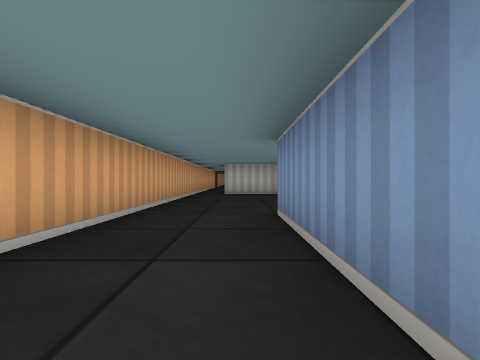
view 1 (above)

18 first-person views from a walk through a cub3D ray-caster map. The camera is about half as high as the walls, looks level and sees 85° across. The floor is counted in squares. Each view is taken from the middle of a square. On the plan, view 1 faces up. The plan holds only what a view shows up to about 9 squares ahead; the rest is blank. The place goes on beyond the plan.

view 2
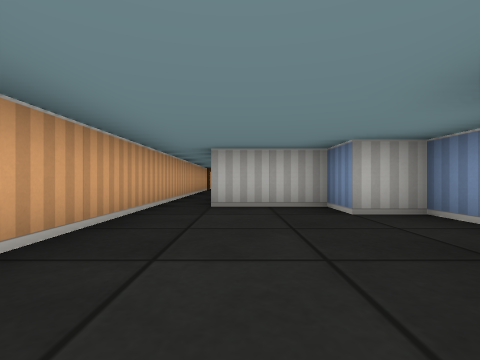

view 3
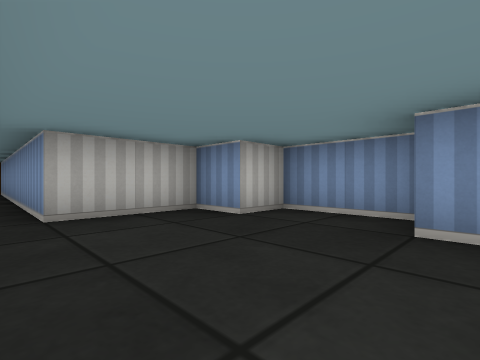

view 4
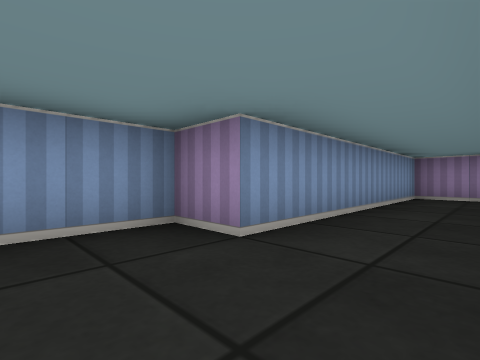

view 5
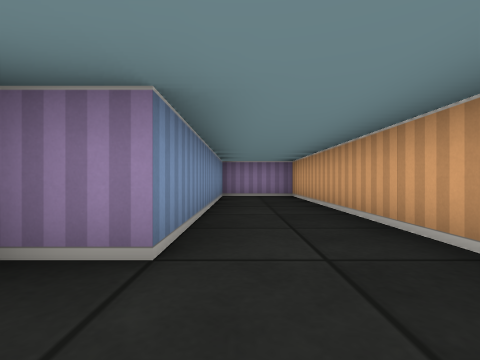

view 6
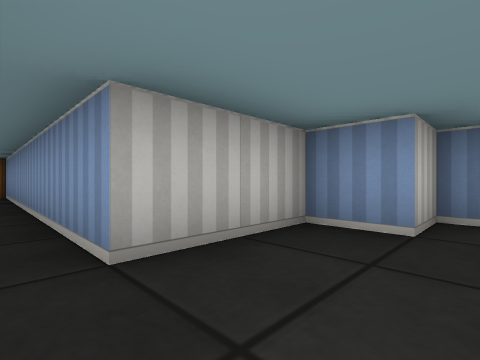

view 7
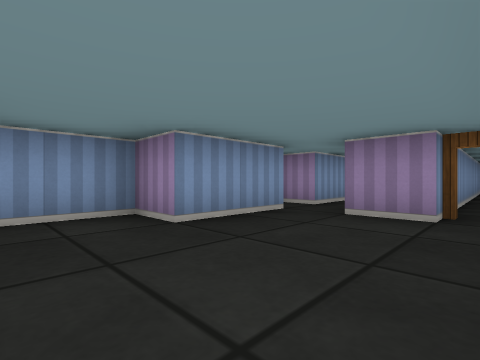

view 8
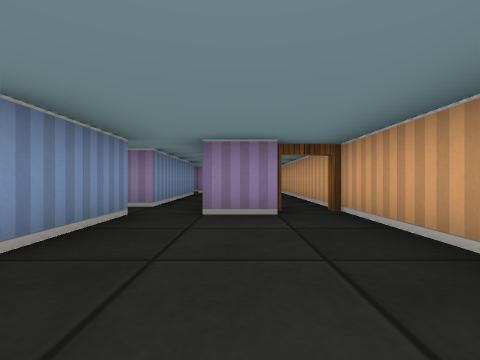

view 9
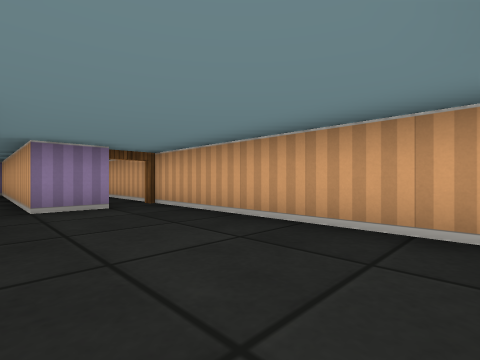

view 10
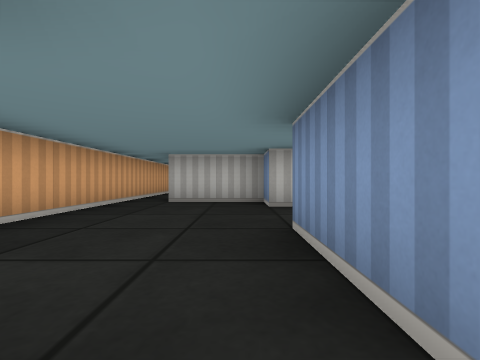

view 11
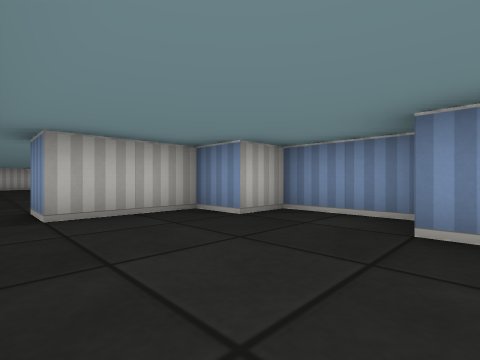

view 12
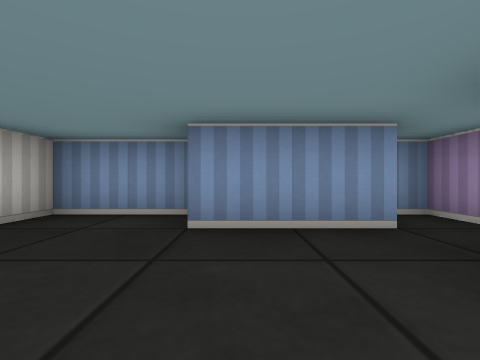

view 13
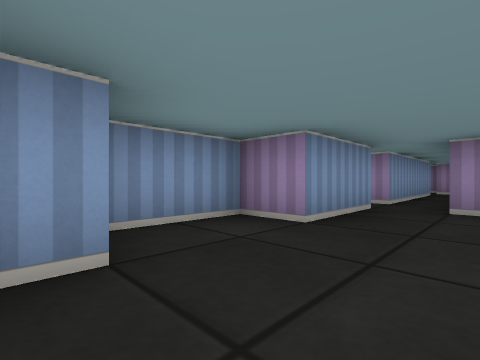

view 14
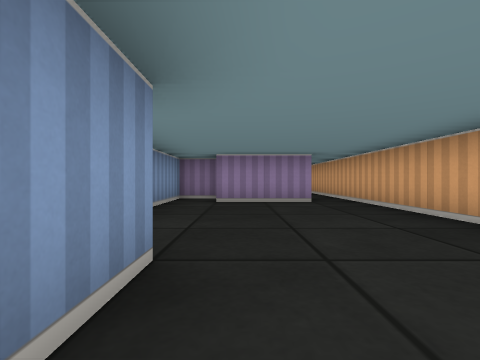

view 15
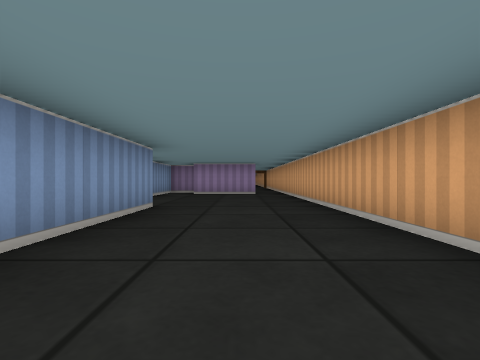

view 16
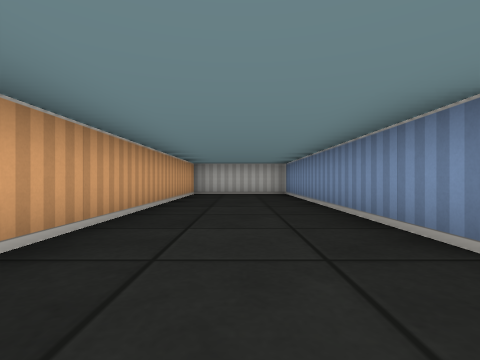

view 17
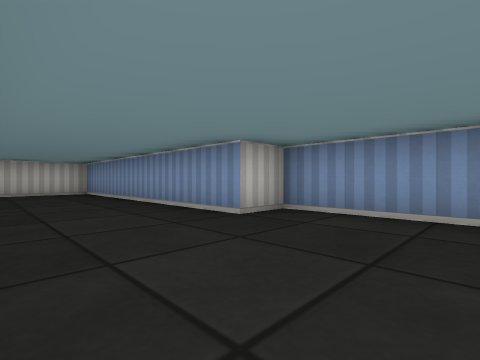

view 18
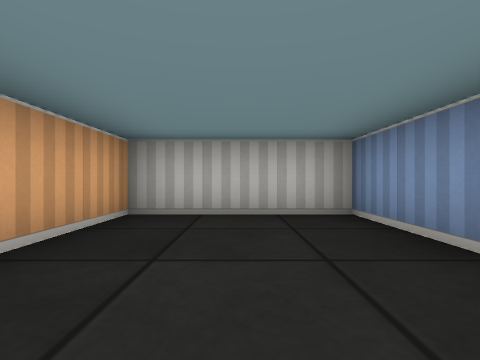

### Floor plan
Points are (right, up) in squares from view 1. A wall is a line through its corners. A room is listed if a view was taken in it or the views show most of it. See-through windows are left out.
Room 1 (views 1, 2, 3, 4, 5, 6)
walls: (2.5, 5.6) (2.5, 7.5) (1.5, 7.5) (1.5, 8.5) (-0.5, 8.5) (-0.5, 16.5); (-1.5, 16) (-1.5, -2.5) (0.5, -2.5) (0.5, 3.5) (1.5, 3.5) (1.5, 5.5)
ways out: open door at (-1, 16) to room 2
Room 2 (views 7, 8, 9, 10, 11, 12, 13)
walls: (-0.5, 16.5) (0.5, 16.5) (0.5, 15.5); (1.5, 16.5) (1.5, 18.5) (2.5, 18.5) (2.5, 20.5) (1.5, 20.5) (1.5, 21.5) (-0.5, 21.5) (-0.5, 22.5); (-1.5, 22.5) (-1.5, 16); (1.5, 15.5) (2.5, 15.5) (2.5, 16)
ways out: open door at (-1, 16) to room 1; opening at (-1, 22) to room 3; opening at (1, 16)
Room 3 (views 14, 15, 16, 17, 18)
walls: (-0.5, 22.5) (1.5, 22.5); (1.5, 21.5) (2.5, 21.5) (2.5, 26.5) (1.5, 26.5) (1.5, 33.5) (-1.5, 33.5) (-1.5, 22.5)
ways out: opening at (-1, 22) to room 2

Positions as (right, up) in squares from view 1, and headings:
1: (0, 0), facing up
2: (0, 4), facing up
3: (-1, 5), facing up-right
4: (-1, 5), facing down-right
5: (0, 5), facing down
6: (-1, 7), facing up-right
7: (-1, 20), facing down-right
8: (0, 20), facing down
9: (1, 21), facing down-left
10: (1, 16), facing up
11: (-1, 18), facing up-right
12: (-1, 18), facing right
13: (0, 21), facing down-right
14: (1, 28), facing down
15: (0, 31), facing down
16: (0, 25), facing up
17: (-1, 24), facing up-right
18: (0, 30), facing up
